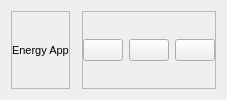
        <widget class="QWidget" name="headerContainer" native="true">
         <layout class="QHBoxLayout" name="horizontalLayout_5">
          <item alignment="Qt::AlignLeft">
           <widget class="QFrame" name="frame_5">
            <property name="frameShape">
             <enum>QFrame::StyledPanel</enum>
            </property>
            <property name="frameShadow">
             <enum>QFrame::Raised</enum>
            </property>
            <layout class="QHBoxLayout" name="horizontalLayout_6">
             <property name="spacing">
              <number>6</number>
             </property>
             <property name="leftMargin">
              <number>0</number>
             </property>
             <property name="topMargin">
              <number>0</number>
             </property>
             <property name="rightMargin">
              <number>0</number>
             </property>
             <property name="bottomMargin">
              <number>0</number>
             </property>
             <item>
              <widget class="QLabel" name="label_5">
               <property name="maximumSize">
                <size>
                 <width>200</width>
                 <height>50</height>
                </size>
               </property>
               <property name="font">
                <font>
                 <pointsize>8</pointsize>
                 <bold>false</bold>
                </font>
               </property>
               <property name="text">
                <string>Energy App</string>
               </property>
              </widget>
             </item>
            </layout>
           </widget>
          </item>
          <item alignment="Qt::AlignHCenter">
           <widget class="QFrame" name="frame_6">
            <property name="frameShape">
             <enum>QFrame::StyledPanel</enum>
            </property>
            <property name="frameShadow">
             <enum>QFrame::Raised</enum>
            </property>
           </widget>
          </item>
          <item alignment="Qt::AlignRight">
           <widget class="QFrame" name="frame_7">
            <property name="frameShape">
             <enum>QFrame::StyledPanel</enum>
            </property>
            <property name="frameShadow">
             <enum>QFrame::Raised</enum>
            </property>
            <layout class="QHBoxLayout" name="horizontalLayout_4">
             <property name="spacing">
              <number>6</number>
             </property>
             <property name="leftMargin">
              <number>0</number>
             </property>
             <property name="topMargin">
              <number>0</number>
             </property>
             <property name="rightMargin">
              <number>0</number>
             </property>
             <property name="bottomMargin">
              <number>0</number>
             </property>
             <item>
              <widget class="QPushButton" name="pushButton_2">
               <property name="toolTip">
                <string>Minimise Window</string>
               </property>
               <property name="text">
                <string/>
               </property>
               <property name="icon">
                <iconset>
                 <normaloff>../energyAppGUI/feather/minus.svg</normaloff>../energyAppGUI/feather/minus.svg</iconset>
               </property>
              </widget>
             </item>
             <item>
              <widget class="QPushButton" name="pushButton_4">
               <property name="toolTip">
                <string>Restore Window</string>
               </property>
               <property name="text">
                <string/>
               </property>
               <property name="icon">
                <iconset>
                 <normaloff>../energyAppGUI/feather/square.svg</normaloff>../energyAppGUI/feather/square.svg</iconset>
               </property>
              </widget>
             </item>
             <item>
              <widget class="QPushButton" name="pushButton_3">
               <property name="toolTip">
                <string>Close Window</string>
               </property>
               <property name="text">
                <string/>
               </property>
               <property name="icon">
                <iconset>
                 <normaloff>../energyAppGUI/feather/x.svg</normaloff>../energyAppGUI/feather/x.svg</iconset>
               </property>
              </widget>
             </item>
            </layout>
           </widget>
          </item>
         </layout>
        </widget>
